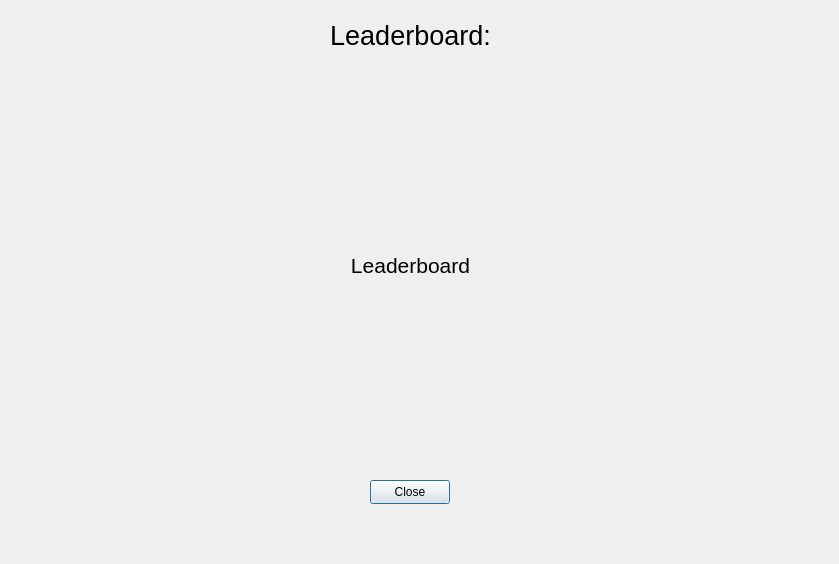
<?xml version="1.0" encoding="UTF-8"?>
<ui version="4.0">
 <class>Leaderboard</class>
 <widget class="QDialog" name="Leaderboard">
  <property name="geometry">
   <rect>
    <x>0</x>
    <y>0</y>
    <width>839</width>
    <height>564</height>
   </rect>
  </property>
  <property name="windowTitle">
   <string>Dialog</string>
  </property>
  <widget class="QLabel" name="leaderboardChange">
   <property name="geometry">
    <rect>
     <x>60</x>
     <y>60</y>
     <width>701</width>
     <height>411</height>
    </rect>
   </property>
   <property name="font">
    <font>
     <pointsize>16</pointsize>
    </font>
   </property>
   <property name="text">
    <string>Leaderboard</string>
   </property>
   <property name="alignment">
    <set>Qt::AlignCenter</set>
   </property>
  </widget>
  <widget class="QLabel" name="leaderboardTitle">
   <property name="geometry">
    <rect>
     <x>310</x>
     <y>20</y>
     <width>201</width>
     <height>31</height>
    </rect>
   </property>
   <property name="font">
    <font>
     <pointsize>20</pointsize>
    </font>
   </property>
   <property name="text">
    <string>Leaderboard:</string>
   </property>
   <property name="alignment">
    <set>Qt::AlignCenter</set>
   </property>
  </widget>
  <widget class="QPushButton" name="closeButton">
   <property name="geometry">
    <rect>
     <x>370</x>
     <y>480</y>
     <width>80</width>
     <height>24</height>
    </rect>
   </property>
   <property name="text">
    <string>Close</string>
   </property>
  </widget>
 </widget>
 <resources/>
 <connections/>
</ui>
